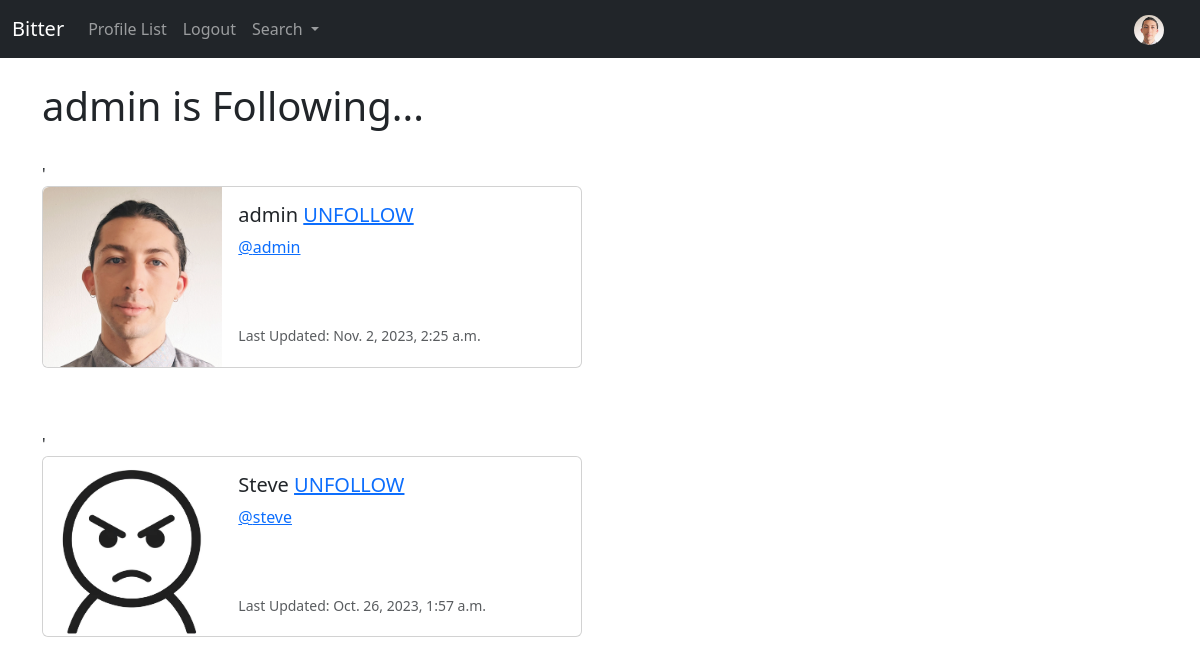
Page /profile/follows/1 (signed in) on the earlier database version.
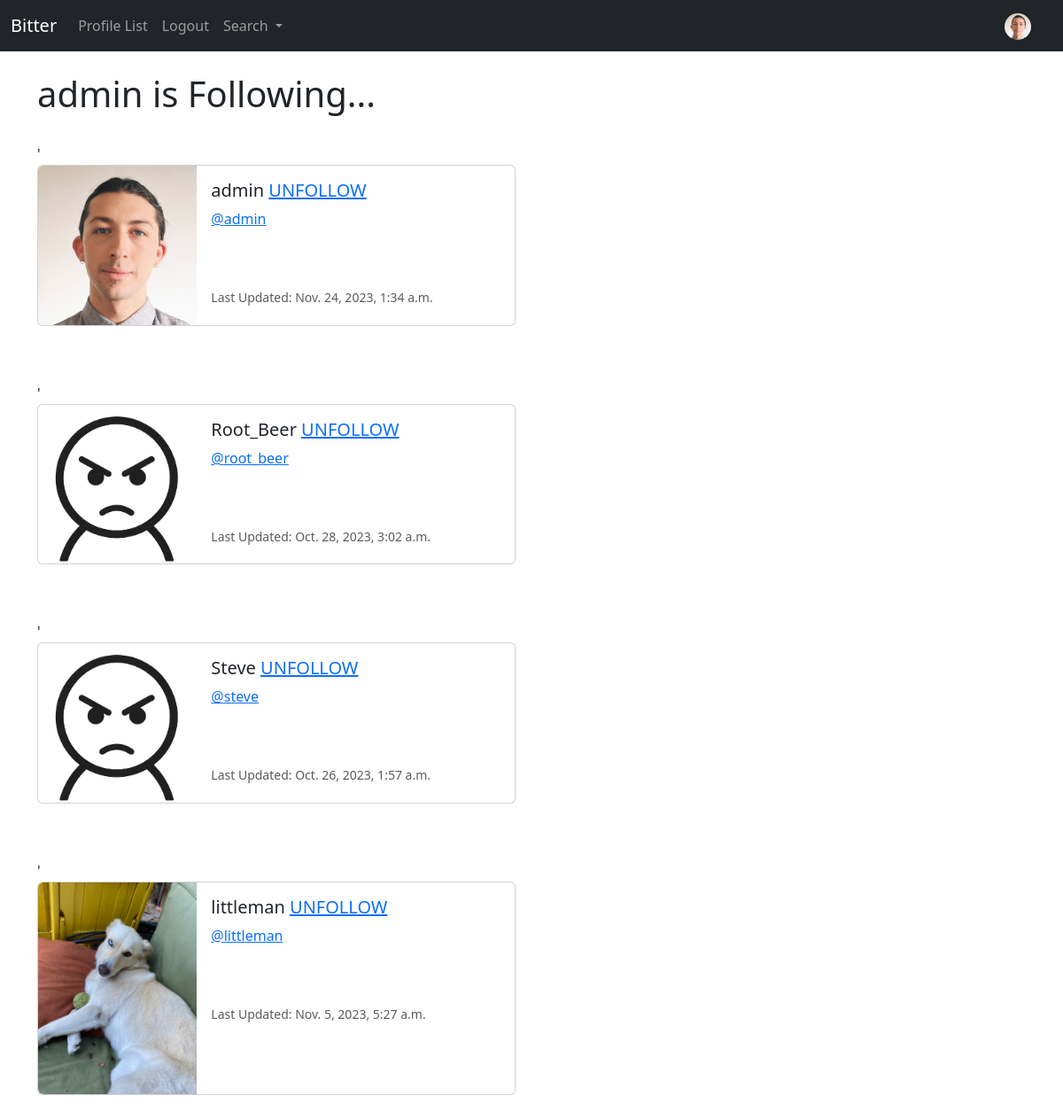
Same page on the later database version.
### bitter_app/models.py (models this page shows, shortened)
class Profile(models.Model):
    user = models.OneToOneField(User, on_delete=models.CASCADE)
    follows = models.ManyToManyField("self",
        related_name="followed_by",
        symmetrical=False,
        blank=True)
    date_modified = models.DateTimeField(User, auto_now=True)
    profile_image = models.ImageField(null=True, blank=True, upload_to="images/")
    profile_bio = models.CharField(null=True, blank=True, max_length=500)
    homepage_link = models.CharField(null=True, blank=True, max_length=500)
    facebook_link = models.CharField(null=True, blank=True, max_length=500)
    instagram_link = models.CharField(null=True, blank=True, max_length=500)
    linkedin_link = models.CharField(null=True, blank=True, max_length=500)
    twitter_link = models.CharField(null=True, blank=True, max_length=500)

### bitter_app/views.py (the view)
# urls.py: path('profile/follows/<int:pk>', views.follows, name='follows'),
def follows(request, pk):
    if request.user.is_authenticated:
        if request.user.id == pk:
            profiles = Profile.objects.get(user_id=pk)
            return render(request, 'follows.html', {'profiles':profiles})
    else:
        messages.success(request, ("That's Not Your Profile Page"))
        return redirect('home')

### bitter_app/templates/follows.html
{% extends 'base.html' %}
{% load static %}
{% block content %}
    <h1>{{ request.user.username }} is Following...</h1>
<br/>
{% if profiles %}
    {% for profile in profiles.follows.all %}'
    <div class="card mb-3" style="max-width: 540px;">
        <div class="row g-0">
            <div class="col-md-4">
                {% if profile.profile_image %}
                <img src="{{ profile.profile_image.url }}" width=200 height=200 class="img-fluid rounded-start"  alt="{{profile.user.username}}">
                {% else %}
                <img src="{% static 'images/default_profile_pic.jpg' %}" class="img-fluid rounded-start" alt="Profile Image">
                {% endif %}
            </div>
            <div class="col-md-8">
            <div class="card-body">
                <h5 class="card-title"> {{ profile.user.username }}
                {% if profile in profiles.follows.all %}
                <a href="{% url 'unfollow' profile.user.id %}">UNFOLLOW</a>
                {% else %}
                <a href="{% url 'follow' profile.user.id %}">FOLLOW</a>
                {% endif %}
                </h5>
                <p class="card-text"> <a href="{% url 'profile' profile.user.id %}">@{{ profile.user.username|lower }}</a></p>
                <br/><br/>
                <p class="card-text"><small class="text-body-secondary">Last Updated: {{ profile.date_modified }}</small></p>
            </div>
            </div>
        </div>
    </div>
    <br/><br/>
    {% endfor %}
{% endif %}
{% endblock %}

Differences in the rows shown:
changed Profile "admin": date_modified "Nov. 2, 2023, 2:25 a.m." → "Nov. 24, 2023, 1:34 a.m."
now on this page (row unchanged): Profile: user.username "Root_Beer", shows "UNFOLLOW", user.username "root_beer", date_modified "Oct. 28, 2023, 3:02 a.m."
now on this page (row unchanged): Profile: profile_image (picture), user.username "littleman", shows "UNFOLLOW", date_modified "Nov. 5, 2023, 5:27 a.m."
